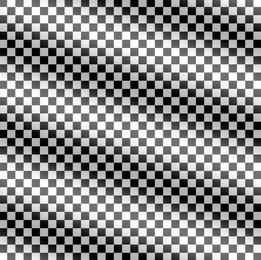
%> input picture section5/b_w.png, 261 x 260 px, shrunk from 920 x 918 before the run
$ octave work3.m   (GNU Octave 9; MATLAB toolbox functions it lacks are replaced by stand-ins)
%> lines starting %> are read from the running program, lines starting %| are printed output that depends on the picture
figure('name', '振铃', 'NumberTitle', 'off', 'toolbar', 'none', 'menubar', 'none');
A=rgb2gray(imread('b_w.png'));
%> A: size 260x261 uint8; min 0, max 255, mean 137.9
[m,n]=size(A);
%> m = 260; n = 261
FA=fftshift(fft2(A)); %傅里叶变换并平移
PFA=abs(FA).^2; %频域功率数组
D0 = 3; %截止频率
for i = 1:m
    for j = 1:n
        R=((i-m/2).^2+(j-n/2).^2).^(0.5);
        if R < D0
            FA(i,j) = 0;
        end
    end
end
output1 = ifft2(fftshift(FA));
subplot(2,3,1);imshow(A);title('原图');
subplot(2,3,2);imshow(output1);title('高通滤波器截止频率为4');

B=imread('pattern.tif');
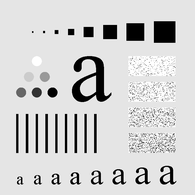
%> input picture section5/pattern.tif, 195 x 195 px, shrunk from 688 x 688 before the run
%> B is the input picture: size 195x195 uint8; min 0, max 255, mean 207.5
[m,n]=size(B);
%> m = 195; n = 195
FB=fftshift(fft2(B)); %傅里叶变换并平移
B0=zeros(m,n); %滤波器数组
n0=2; %滤波阶数
D0=128;
for j=1:n
    for i=1:m
        R=((i-m/2).^2+(j-n/2).^2).^(0.5);
        B0(i,j)=1-1/(1+(R/D0).^(2*n0));
    end
end
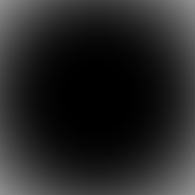
%> B0: size 195x195 double; min 9.31e-10, max 0.574, mean 0.149
output2 = ifft2(fftshift(FB.*B0));
subplot(2,3,3);imshow(output2);title('巴特沃斯滤波器D0=128');
%> after `imshow(output2)`:
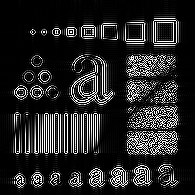
%> displayed picture: size 195x195, on the screen's scale of 0 to 255; min 0, max 255, mean 36.8

C=imread('body.tif');
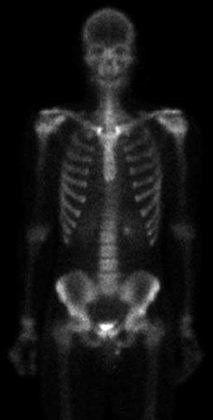
%> input picture section5/body.tif, 213 x 420 px, shrunk from 750 x 1482 before the run
%> C is the input picture: size 420x213 uint8; min 0, max 255, mean 22.5
[m,n]=size(C);
%> m = 420; n = 213
subplot(2,3,4);imshow(C);title('原图');
D=log(double(C)+1);    %取对数
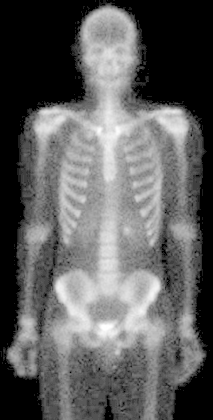
%> D: size 420x213 double; min 0, max 5.55, mean 2.08; drawn with min black and max white
FC=fft2(D);    %傅里叶变换
rL=0.5;
rH=1;     % 可根据需要效果调整参数
c=2.0;       %锐化参数
D0=20;
for u=1:m
    for v=1:n
        R=sqrt(((u-m/2).^2+(v-n/2).^2));  %频率域中点（u，v）与频率矩形中心的距离
        H(u,v)=(rH-rL).*(1-exp(-c.*(R^2./D0^2)))+rL; %高斯同态滤波
    end
end
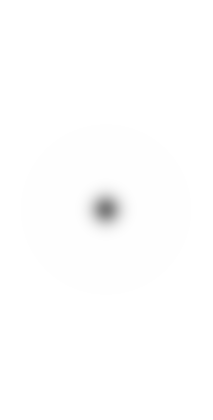
%> H: size 420x213 double; min 0.501, max 1, mean 0.996
H=ifftshift(H);  %对H做反中心化
C_3=ifft2(H.*FC);  %傅里叶逆变换
C_4=exp(C_3)-1;  %取指数
figure(1),subplot(2,3,5),imshow(C_4,[]);title('同态滤波增强后');
%> after `imshow(C_4,[])`:
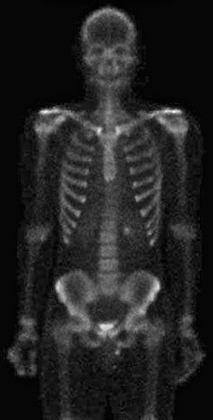
%> displayed picture: size 420x213, on the screen's scale of 0 to 255; min 0, max 255, mean 34.7
